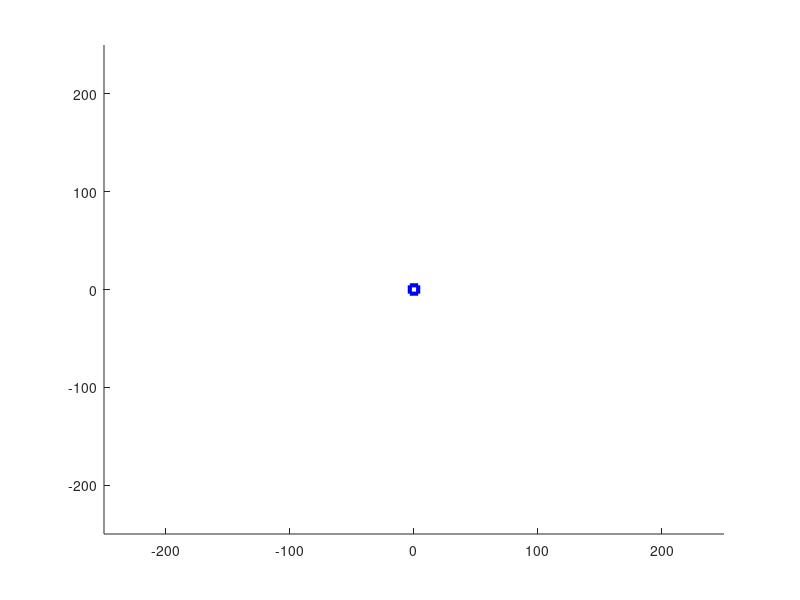

Reproduce this figure in MATLAB. (Note: this script raises an error after producing the figure.)
clear;
axis([-250 250 -250 250]);
hold on;
plot(0,0,'bs','LineWidth',3);



noOfNodes=textread('F:\\project8\\node location\\Put_NO_OF_NODES.txt','%d');
disp(noOfNodes);


node_X=textread('F:\\project8\\node location\\Put_NODE_X.txt','%f',noOfNodes);
node_Y=textread('F:\\project8\\node location\\Put_NODE_Y.txt','%f',noOfNodes);

plot(node_X,node_Y,'r.','LineWidth',3); 
% plot(node_X(624),node_Y(624),'b.','LineWidth',3); 
% noOfNodesDead=textread('Put_NO_OF_NODES_DEAD.txt','%d');
% disp(noOfNodesDead);
% 
% 
% node_X=textread('Put_NODE_X_DEAD.txt','%f',noOfNodesDead);
% node_Y=textread('Put_NODE_Y_DEAD.txt','%f',noOfNodesDead);
% 
% plot(node_X,node_Y,'b*','LineWidth',3); 

no_of_chargers=textread('F:\\project8\\CCGK\\Put_NO_OF_CHARGERS.txt','%d');
disp(no_of_chargers);
charger_X=textread('F:\\project8\\CCGK\\Put_CHARGER_X.txt','%f',no_of_chargers);
charger_Y=textread('F:\\project8\\CCGK\\Put_CHARGER_Y.txt','%f',no_of_chargers);

plot(charger_X,charger_Y,'gV','LineWidth',3); 




   